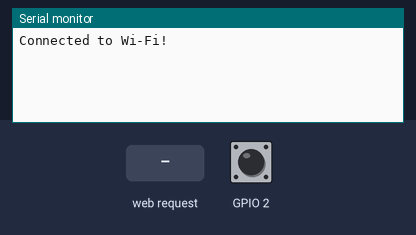
Recording of a program running on a simulated ESP32. Shown: the last lines printed to the serial monitor. The test bench sets the inputs (shaded band); at power-on: GPIO 2 HIGH. WiFi joins after 1.5 s; servers stay silent unless stated; storage starts empty.

Above: at 2.7 s.
2.8 s: HTTP request GET /send_ir?irCode=1 received
At 3.4 s:
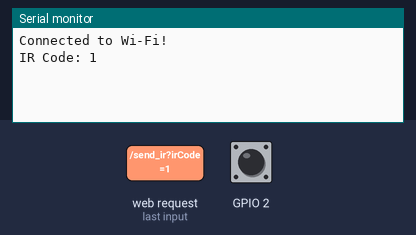
4.3 s: HTTP request GET /send_ir?irCode=0 received
At 5.3 s:
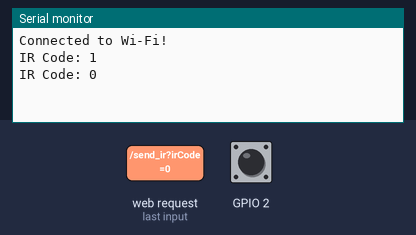

Measured:
- after the input at 2.8 s, the serial monitor: prints a new line at once (image 1)
- after the input at 4.3 s, the serial monitor: prints a new line at once (image 2)

The program:

main.cpp
```cpp
#include <Arduino.h>
#include <WiFiManager.h>
#include <WiFi.h>
#include <ESPAsyncWebServer.h>
#include <FS.h>
#include <SPIFFS.h>
#include <IRsend.h>
#include <IRrecv.h> // Add this for receiving IR signals
#include <IRutils.h> // Helper functions to print received IR codes

// Create an instance of the AsyncWebServer
AsyncWebServer server(80);

// Fetch pin numbers from platformio.ini
#define IR_LED_PIN IR_LED
#define IR_RECV_PIN IR_RECV
#define RESET_PIN RESET

IRsend irsend(IR_LED_PIN);
IRrecv irrecv(IR_RECV_PIN);
decode_results results;

void setup() {
  Serial.begin(115200);

  // Set the reset pin as input with pull-up resistor
  pinMode(RESET_PIN, INPUT_PULLUP);

  // Check if the reset button is pressed
  if (digitalRead(RESET_PIN) == LOW) {
    Serial.println("Reset button pressed, clearing Wi-Fi credentials...");
    WiFiManager wifiManager;
    wifiManager.resetSettings();  // Reset stored credentials
    ESP.restart();  // Restart ESP32
  }

  // Create an instance of WiFiManager
  WiFiManager wifiManager;

  // Try to connect to Wi-Fi or start the configuration portal
  if (!wifiManager.autoConnect("UniversalRemote")) {
    Serial.println("Failed to connect, resetting...");
    ESP.restart();  // Restart ESP32 if it fails to connect
  }

  Serial.println("Connected to Wi-Fi!");

  // Initialize the IR sender
  irsend.begin();

  // Initialize the IR receiver
  irrecv.enableIRIn();  // Start the receiver

  // Initialize SPIFFS
  if (!SPIFFS.begin(true)) {
    Serial.println("An error occurred while mounting SPIFFS");
    return;
  }

  // Serve the HTML page
  server.on("/", HTTP_GET, [](AsyncWebServerRequest *request) {
    request->send(SPIFFS, "/index.html", "text/html");
  });

  // Serve the ir.json file
  server.on("/ir.json", HTTP_GET, [](AsyncWebServerRequest *request) {
    request->send(SPIFFS, "/ir.json", "application/json");
  });

  server.on("/favicon.ico", HTTP_GET, [](AsyncWebServerRequest *request) {
    request->send(SPIFFS, "/favicon.ico", "image/x-icon");
  });

  server.on("/manifest.json", HTTP_GET, [](AsyncWebServerRequest *request) {
    request->send(SPIFFS, "/manifest.json", "application/manifest+json");
  });

  // Endpoint to trigger IR signals directly based on IR code from request
  server.on("/send_ir", HTTP_GET, [](AsyncWebServerRequest *request){
    if (request->hasParam("irCode")) {
      String irCode = request->getParam("irCode")->value();
      Serial.println("IR Code: " + irCode);

      // Convert the IR code from string to long (assuming the code is in hexadecimal format)
      unsigned long codeValue = strtol(irCode.c_str(), NULL, 16);

      // Send the IR code
      irsend.sendNEC(codeValue, 32);
      delay(100); // Short delay before sending the repeat code

      // Optionally send NEC repeat code
      irsend.sendNEC(0xFFFFFFFF, 0); // NEC repeat code

      request->send(200, "text/plain", "IR signal sent with code: " + irCode);
    } else {
      request->send(400, "text/plain", "Bad Request: missing irCode parameter");
    }
  });

  // Start the server
  server.begin();
}

void loop() {
  // Check if an IR signal is received
  if (irrecv.decode(&results)) {
    // Print the received IR code in HEX
    Serial.println(resultToHexidecimal(&results));
    irrecv.resume();  // Ready to receive the next signal
  }
}
```
